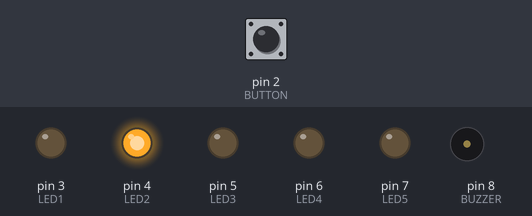
This sketch was run on a simulated Arduino Uno, built with avr-gcc and run on an emulated ATmega328P. Shown: output pins drawn as LEDs (lit = HIGH), buzzer (waves = sounding, pin HIGH). Inputs (shaded band) come from the test bench; at power-on: pin 2 (BUTTON) HIGH.

Above: at 2.2 s.
2.3 s: pin 2 (BUTTON) pulled LOW for 0.15 s
At 4.5 s:
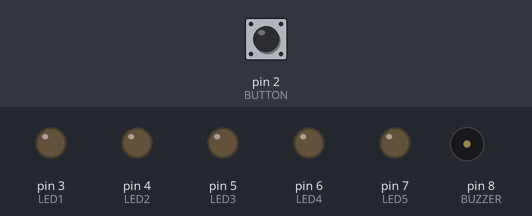
5.3 s: pin 2 (BUTTON) pulled LOW for 1 s
At 8.7 s:
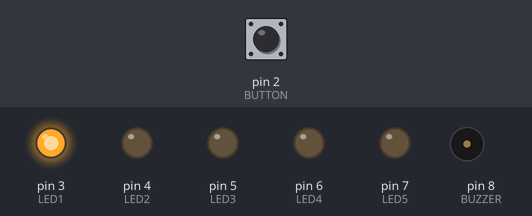
9.3 s: pin 2 (BUTTON) pulled LOW for 3.2 s
At 9.6 s:
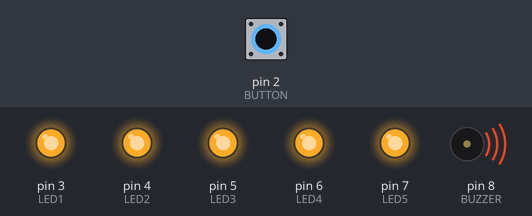
17.0 s: pin 2 (BUTTON) pulled LOW for 0.15 s
At 17.6 s:
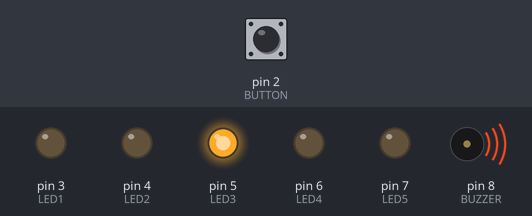
Timing chart, 0 to 24.1 s (numbered marks = the images above; inputs shaded):
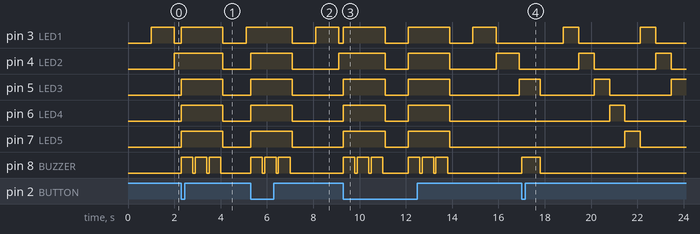

Measured:
- after the input at 2.3 s, pin 3 (LED1): LOW → HIGH at once, → LOW 1.8 s later, → HIGH 1.0 s later; pin 4 (LED2): HIGH → LOW after 1.8 s instead of 0.70 s; pin 7 (LED5): LOW → HIGH after 0.00 s instead of 2.7 s; pin 8 (BUZZER): alternates HIGH for 0.50 s and LOW for 0.10 s, 6 changes in all, then stays LOW, starting at once
- after the input at 5.3 s, pin 3 (LED1): HIGH → LOW after 1.8 s instead of 0.80 s; pin 7 (LED5): LOW → HIGH after 0.00 s instead of 3.8 s; pin 8 (BUZZER): alternates HIGH for 0.50 s and LOW for 0.10 s, 6 changes in all, then stays LOW, starting at once
- after the input at 9.3 s, pin 8 (BUZZER): LOW → HIGH at once, → LOW 0.50 s later, → HIGH 0.10 s later, → LOW 0.50 s later, … (12 changes in this stretch)
- after the input at 17.0 s, pin 8 (BUZZER): LOW → HIGH at once, → LOW 0.80 s later
- by itself, pin 6 (LED4): alternates HIGH for 1.8 s and LOW for 1.0 s, 4 changes in all, then stays LOW

The sketch:

mk_ad_1_w4reponse_game.ino
```cpp
#define BUTTON      2
#define LED1        3
#define LED2        4
#define LED3        5
#define LED4        6
#define LED5        7
#define BUZZER      8

int led_on_position = 0; // led를 on하는 위치 정보(position of led on)
unsigned long pTime = 0; // 과거 시간(previous time)
unsigned long interval = 1000; // 다음번 LED를 켜는 데 걸리는 시간

void setup() {
  pinMode(BUTTON, INPUT_PULLUP); // 버튼 입력모드
  pinMode(LED1, OUTPUT);  // LED 출력모드
  pinMode(LED2, OUTPUT);
  pinMode(LED3, OUTPUT);
  pinMode(LED4, OUTPUT);
  pinMode(LED5, OUTPUT);
  pinMode(BUZZER, OUTPUT);  // 부저 출력 모드

  delay(1000);  // 게임 시작 전 1초 기다리기.

}

void loop() {
  if (digitalRead(BUTTON) == LOW) { // 만약 버튼이 눌리면...
    if (led_on_position == 3) {     // 빨간LED에 맞춰 눌렀다면(성공)
      sound_success();   // 성공의 소리 발생
      digitalWrite(LED3, LOW); // LED3 끄기
      delay(1000);  // 1초 잠시 기다리기
      led_on_position = 0;  // led_on_position=0으로 리셋(LED 켜는걸 처음위치로)
      interval = interval / 1.5; // 게임의 속도 증가(LED 점멸 속도 빠르게)
    }
    else {  // 빨간 LED에 못 맞춰 눌렀다면(실패)
      digitalWrite(LED1, HIGH); // 모든 LED 켜기
      digitalWrite(LED2, HIGH);
      digitalWrite(LED3, HIGH);
      digitalWrite(LED4, HIGH);
      digitalWrite(LED5, HIGH);

      sound_fail();   // 실패의 소리 발생
      digitalWrite(LED1, LOW); // 모든 LED 끄기
      digitalWrite(LED2, LOW);
      digitalWrite(LED3, LOW);
      digitalWrite(LED4, LOW);
      digitalWrite(LED5, LOW);

      delay(1000);   // 1초 잠시 기다리기
      interval = 1000;  // 다시 첫 게임의 속도로 돌아가기
      led_on_position = 0; // led_on_position=0으로 리셋(LED 켜는걸 처음위치로)
    }
  }
  unsigned long cTime = millis(); // 현재시간 측정(current time)

  // Function we use instead of delay() so we can turn on LEDs and check
  // if button is pressed at the same time.
  if (cTime - pTime >= interval) { // 매 interval 시간마다 if문 실행이 됨.
      pTime = cTime; // 현재시간은 곧바로 과거 시간이 됨.

      if (led_on_position == 0) { // led_on_position = 0 이면
        digitalWrite(LED5, LOW);
        digitalWrite(LED1, HIGH);  // LED1만 켜기
        led_on_position++;         // led_on_position 1증가
      } else if (led_on_position == 1) {  // 1이면
        digitalWrite(LED1, LOW);
        digitalWrite(LED2, HIGH);  // LED2만 켜기
        led_on_position++;         // led_on_position 1증가
      } else if (led_on_position == 2) { // 2이면
        digitalWrite(LED2, LOW);
        digitalWrite(LED3, HIGH); // LED3만 켜기
        led_on_position++;        // led_on_position 1증가
      } else if (led_on_position == 3) {  // 3이면
        digitalWrite(LED3, LOW);
        digitalWrite(LED4, HIGH); // LED4만 켜기
        led_on_position++;        // led_on_position 1증가
      } else if (led_on_position == 4) {  // 3이면
        digitalWrite(LED4, LOW);
        digitalWrite(LED5, HIGH); // LED4만 켜기
        led_on_position = 0;      // led_on_position=0
      }
  }
}

void sound_success() { // 게임 성공시 소리내기
  digitalWrite(BUZZER, HIGH); // 소리발생
  delay(800);               // 0.8초 기다리기(소리 유지)
  digitalWrite(BUZZER, LOW);  // 소리 끄기
}

void sound_fail() {   // 게임 실패시 소리내기
  for(byte i = 0; i < 3; i++) {
    digitalWrite(BUZZER, HIGH); // 소리 발생
    delay(500);               // 0.5초 기다리기(소리 유지)
    digitalWrite(BUZZER, LOW); // 소리 끄기
    delay(100);               // 0.1초 기다리기
  }
}
```
